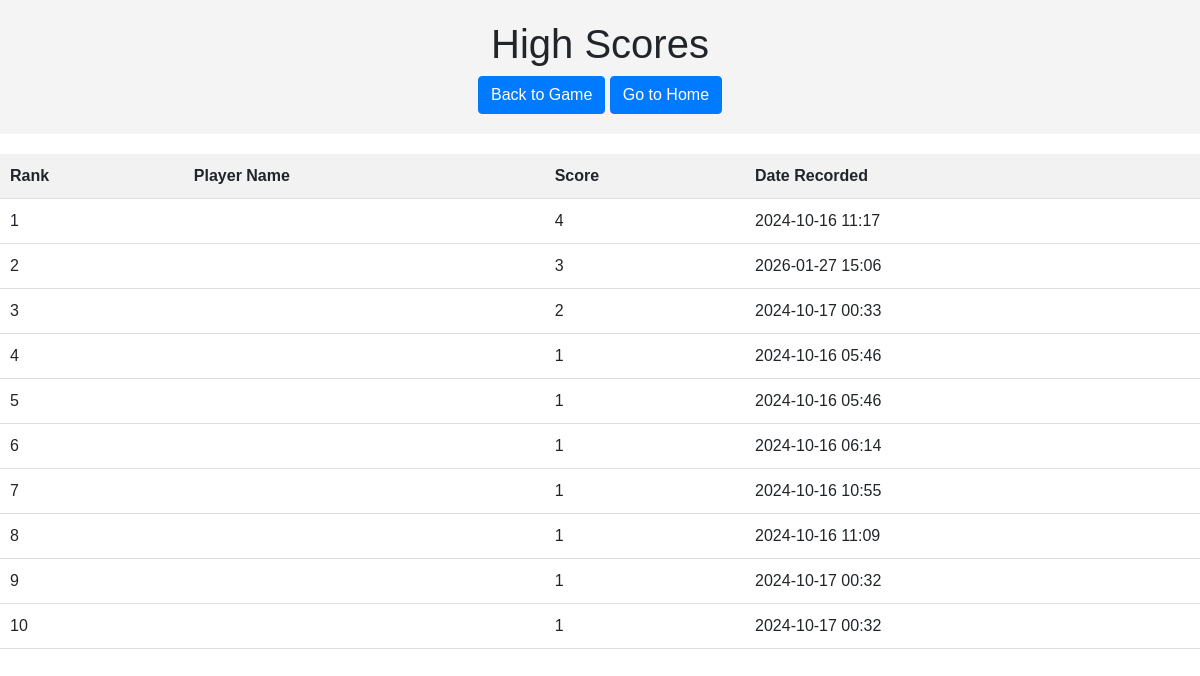
The app's page /high_scores/ with its own data.
### clientapp/models.py (models this page shows, shortened)
class PlayerScore(models.Model):
    user = models.ForeignKey(User, on_delete=models.CASCADE,null=False)
    score = models.IntegerField()
    date_recorded = models.DateTimeField(auto_now_add=True)

### clientapp/views.py (the view)
# urls.py: path('high_scores/', high_scores, name='high_scores'),  # Add this line
def high_scores(request):
    scores = PlayerScore.objects.order_by('-score')[:10]  # Get top 10 scores
    return render(request, 'game/high_scores.html', {'scores': scores})

### clientapp/context_processor.py (called while the page is built)
def user_profile_image(request):
    user = None
    if 'id' in request.session:
        try:
            user = User.objects.get(id=request.session['id'])
        except User.DoesNotExist:
            pass
    return {'user': user}

### clientapp/templates/game/high_scores.html (shortened to what this page needs)
{% load static %}
<!DOCTYPE html>
<html lang="en">
<head>
    <link rel="stylesheet" href="{% static 'css/bootstrap.min.css' %}" type="text/css">
</head>
<body>
    <header>
        <h1>High Scores</h1>
        <nav>
            <a href="{% url 'game' %}" class="btn btn-primary">Back to Game</a>
            <a href="/" class="btn btn-primary">Go to Home</a>
        </nav>
    </header>
    <main>
        <table>
            <thead>
                <tr>
                    <th>Rank</th>
                    <th>Player Name</th>
                    <th>Score</th>
                    <th>Date Recorded</th>
                </tr>
            </thead>
            <tbody>
                {% if scores %}
                    {% for score in scores %}
                        <tr>
                            <td>{{ forloop.counter }}</td>
                            <td>{{ user.fullname }}</td>
                            <td>{{ score.score }}</td>
                            <td>{{ score.date_recorded|date:"Y-m-d H:i" }}</td>
                        </tr>
                    {% endfor %}
                {% else %}
                    <tr>
                        <td colspan="4">No scores yet.</td>
                    </tr>
                {% endif %}
            </tbody>
        </table>
    </main>
</body>
</html>

### clientapp/templates/game/high_scores.html (style rules this page uses)
body { font-family: Arial, sans-serif; margin: 0; padding: 0; }
header { background-color: #f4f4f4; padding: 20px; text-align: center; }
nav a { text-decoration: none; color: #333; }
table { width: 100%; border-collapse: collapse; margin: 20px 0; }
th, td { padding: 10px; text-align: left; border-bottom: 1px solid #ddd; }
th { background-color: #f2f2f2; }

### records on screen
PlayerScore: score "4", date_recorded "2024-10-16 11:17"
PlayerScore: score "3", date_recorded "2026-01-27 15:06"
PlayerScore: score "2", date_recorded "2024-10-17 00:33"
PlayerScore: score "1", date_recorded "2024-10-16 05:46"
PlayerScore: score "1", date_recorded "2024-10-16 05:46"
PlayerScore: score "1", date_recorded "2024-10-16 06:14"
PlayerScore: score "1", date_recorded "2024-10-16 10:55"
PlayerScore: score "1", date_recorded "2024-10-16 11:09"
PlayerScore: score "1", date_recorded "2024-10-17 00:32"
PlayerScore: score "1", date_recorded "2024-10-17 00:32"
